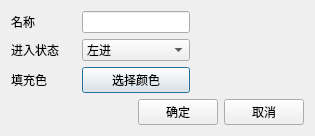
<?xml version="1.0" encoding="UTF-8"?>
<ui version="4.0">
 <class>StatistcLineInfoDialog</class>
 <widget class="QDialog" name="StatistcLineInfoDialog">
  <property name="geometry">
   <rect>
    <x>0</x>
    <y>0</y>
    <width>315</width>
    <height>128</height>
   </rect>
  </property>
  <property name="windowTitle">
   <string>新增自定义线</string>
  </property>
  <layout class="QVBoxLayout" name="verticalLayout">
   <item>
    <layout class="QHBoxLayout" name="horizontalLayout_3">
     <item>
      <layout class="QGridLayout" name="gridLayout">
       <item row="1" column="1">
        <widget class="QComboBox" name="enterStatusComboBox">
         <item>
          <property name="text">
           <string>左进</string>
          </property>
         </item>
         <item>
          <property name="text">
           <string>右进</string>
          </property>
         </item>
        </widget>
       </item>
       <item row="1" column="0">
        <widget class="QLabel" name="label_20">
         <property name="text">
          <string>进入状态</string>
         </property>
        </widget>
       </item>
       <item row="0" column="0">
        <widget class="QLabel" name="label_24">
         <property name="text">
          <string>名称</string>
         </property>
        </widget>
       </item>
       <item row="0" column="1">
        <widget class="QLineEdit" name="nameLineEdit"/>
       </item>
       <item row="2" column="0">
        <layout class="QHBoxLayout" name="horizontalLayout_2">
         <item>
          <widget class="QLabel" name="label_17">
           <property name="text">
            <string>填充色</string>
           </property>
          </widget>
         </item>
         <item>
          <widget class="QLabel" name="colorLabel">
           <property name="minimumSize">
            <size>
             <width>23</width>
             <height>0</height>
            </size>
           </property>
           <property name="maximumSize">
            <size>
             <width>23</width>
             <height>16777215</height>
            </size>
           </property>
           <property name="text">
            <string/>
           </property>
          </widget>
         </item>
        </layout>
       </item>
       <item row="2" column="1">
        <widget class="QPushButton" name="colorPushButton">
         <property name="text">
          <string>选择颜色</string>
         </property>
        </widget>
       </item>
      </layout>
     </item>
     <item>
      <spacer name="horizontalSpacer">
       <property name="orientation">
        <enum>Qt::Horizontal</enum>
       </property>
       <property name="sizeHint" stdset="0">
        <size>
         <width>40</width>
         <height>20</height>
        </size>
       </property>
      </spacer>
     </item>
    </layout>
   </item>
   <item>
    <layout class="QHBoxLayout" name="horizontalLayout_21">
     <item>
      <spacer name="horizontalSpacer_21">
       <property name="orientation">
        <enum>Qt::Horizontal</enum>
       </property>
       <property name="sizeHint" stdset="0">
        <size>
         <width>40</width>
         <height>20</height>
        </size>
       </property>
      </spacer>
     </item>
     <item>
      <widget class="QPushButton" name="comfirmButton">
       <property name="text">
        <string>确定</string>
       </property>
      </widget>
     </item>
     <item>
      <widget class="QPushButton" name="cancelButton">
       <property name="text">
        <string>取消</string>
       </property>
      </widget>
     </item>
    </layout>
   </item>
  </layout>
 </widget>
 <resources/>
 <connections/>
</ui>
